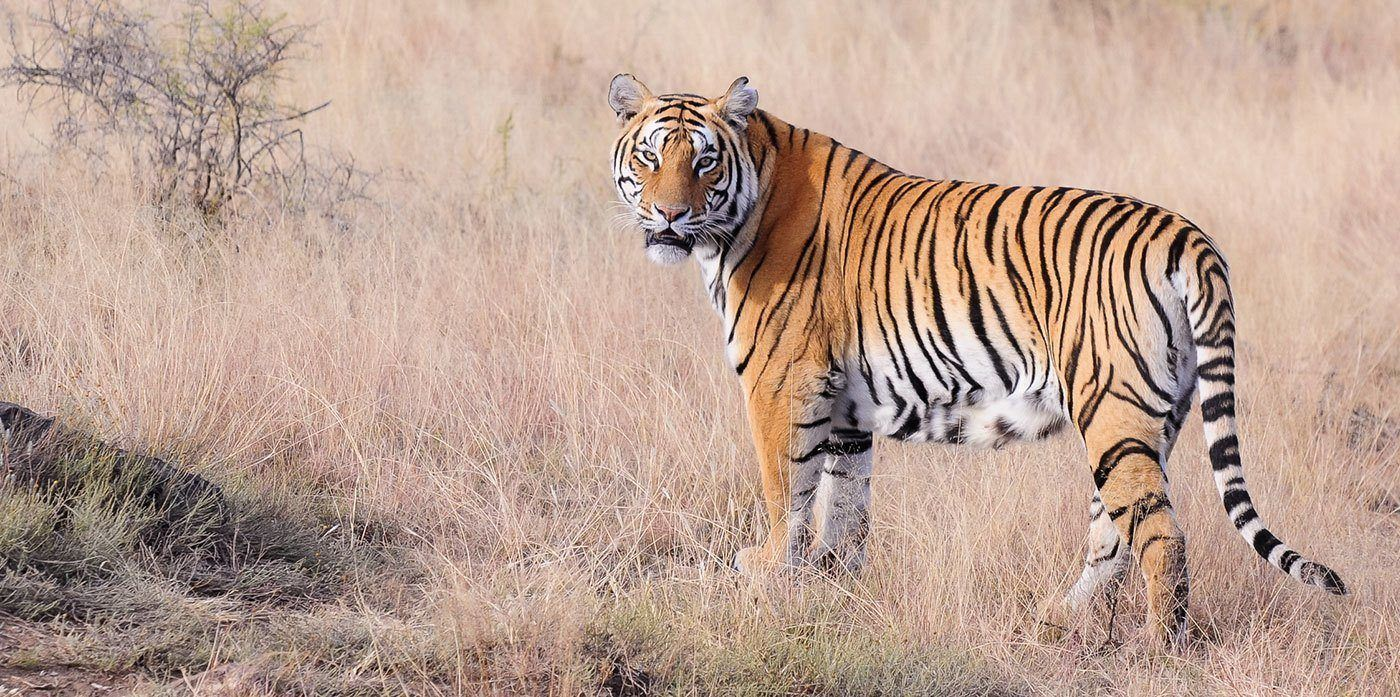
#> input picture tiger.jpg, 1400 x 697 px
$ jupyter execute 1_Blur.ipynb
#> lines starting #> are read from the running program, lines starting #| are printed output that depends on the picture
[cell 1]
import cv2
import numpy as np

[cell 2]
image = cv2.imread('tiger.jpg')
#> image is the input picture: shape (697, 1400, 3); mean B, G, R 147.3, 161.1, 187.3

[cell 3]
cv2.imshow('tiger',image)
cv2.waitKey(0)
cv2.destroyAllWindows()

### Create kernel

[cell 4]
kernel3x3 = np.ones((3,3),np.float32) / 9
kernel5x5 = np.ones((5,5),np.float32) / 25
kernel7x7 = np.ones((7,7),np.float32) / 49

## using filter2D

[cell 5]
blur1 = cv2.filter2D(image,-1,kernel3x3)
blur2 = cv2.filter2D(image,-1,kernel5x5)
blur3 = cv2.filter2D(image,-1,kernel7x7)
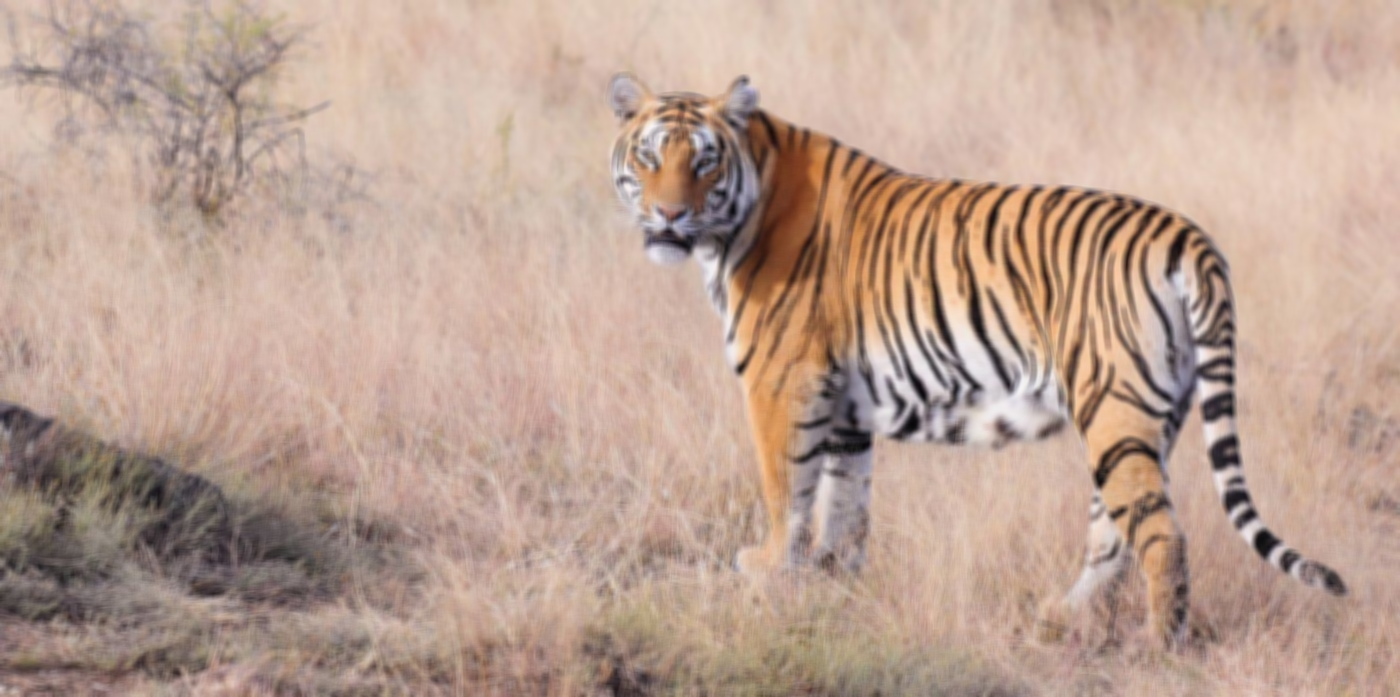
#> blur3: shape (697, 1400, 3); mean B, G, R 147.3, 161.1, 187.3

[cell 6]
cv2.imshow('kernel3x3',blur1)
cv2.waitKey(0)
cv2.imshow('kernel5x5',blur2)
cv2.waitKey(0)
cv2.imshow('kernel7x7',blur3)
cv2.waitKey(0)
cv2.destroyAllWindows()

## using Box filter

Box size needs to be odd and positive

[cell 7]
blur_box = cv2.blur(image,(5,5))
cv2.imshow('blur_box5x5',blur_box)
cv2.waitKey(0)
cv2.destroyAllWindows()

## using GaussianBlur

[cell 8]
Gaussian = cv2.GaussianBlur(image,(5,5),0)
cv2.imshow('Gaussian_5x5',Gaussian)
cv2.waitKey(0)
cv2.destroyAllWindows()

## using MedianBlur

This will takes median of all the pixels under kernel area and central. Element will replaced by with this median value

[cell 9]
median = cv2.medianBlur(image,5)
cv2.imshow('meadian_5x5',median)
cv2.waitKey(0)
cv2.destroyAllWindows()

## using Bilateral Filter

This is very effective in noise removal while keepibilateralFilter can reduce unwanted noise very well while keeping edges fairly sharp. However, it is very slow compared to most filters.ng edges sharp

[cell 10]
bilateral = cv2.bilateralFilter(image,9,75,75)
cv2.imshow('original',image)
cv2.waitKey(0)
cv2.imshow('bilateral_5x5',bilateral)
cv2.waitKey(0)
cv2.destroyAllWindows()

## Image De-noising - Non-Local Means Denoising

[cell 11]
dst = cv2.fastNlMeansDenoisingColored(image,None,6,6,7,21)
cv2.imshow('original',image)
cv2.waitKey(0)
cv2.imshow('fast means denosing',dst)
cv2.waitKey(0)
cv2.destroyAllWindows()
